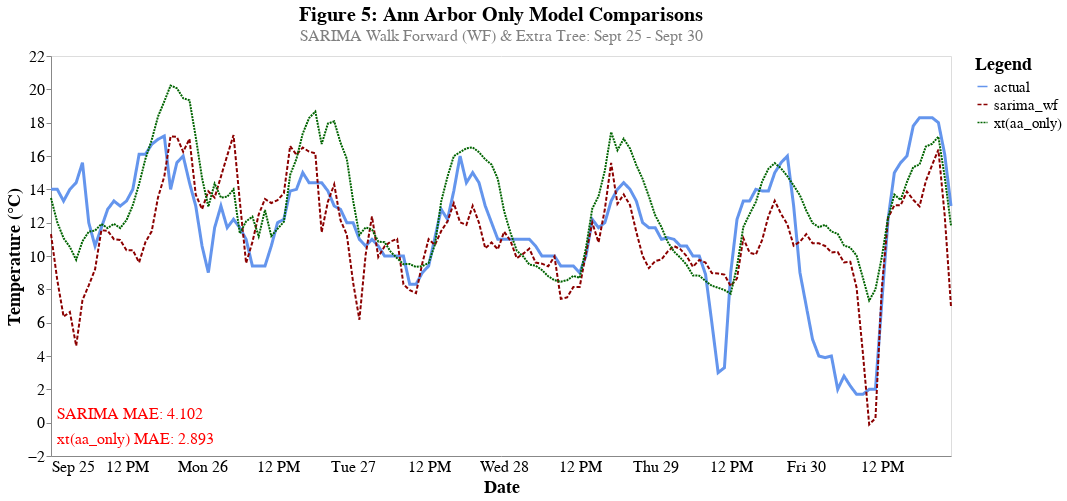

This figure's notebook cell:
### Code cell
domain = ['actual','sarima_wf','xt(aa_only)']
range_ = ['cornflowerblue', 'darkred', 'darkgreen']

aa_models = res_zoom[domain].melt(ignore_index=False)
aa_models.reset_index(inplace=True)
line = alt.Chart(aa_models).mark_line().encode(
    x=alt.X('time:T', axis=alt.Axis(tickSize=0, title='Date')),
    y=alt.Y('value:Q',title='Temperature (°C)'),
    color=alt.Color('variable:N', 
                    legend=alt.Legend(title='Legend'),
                    scale=alt.Scale(domain=domain, range=range_)),
    strokeDash=alt.StrokeDash('variable',legend=None),
    strokeWidth=alt.condition(
        "datum.variable == 'actual'",
        alt.value(3),
        alt.value(2))
)
    
text = alt.Chart({'values':[{'x': '2022-09-25 01:00:00', 'y': .5}]}).mark_text(
    text=f"SARIMA MAE: {mae_dict['sarima_wf']}",
    color='red',
    size=16,
    align='left'
).encode(x='x:T', y='y:Q')

text2 = alt.Chart({'values':[{'x': '2022-09-25 01:00:00', 'y': -1}]}).mark_text(
    text=f"xt(aa_only) MAE: {mae_dict['xt(aa_only)']}",
    color='red',
    size=16,
    align='left'
).encode(x='x:T', y='y:Q')

(line+text+text2).properties(
    height=400,
    width=900,
    title={
      "text": ['Figure 5: Ann Arbor Only Model Comparisons'], 
      "subtitle": ["SARIMA Walk Forward (WF) & Extra Tree: Sept 25 - Sept 30"],
      "color": "black",
      "subtitleColor": "gray"
    }
).configure_axis(
  grid=False,
  labelFontSize=16,
  titleFontSize=18
).configure_legend(
titleFontSize=18,
labelFontSize=15
).configure_title(
    fontSize=20,
    subtitleFontSize=16
)

### Figure 1 — Vega-Lite specification as saved in the notebook (floating-point values rounded to 4 significant figures; data arrays with more than 128 entries replaced by an {"elided": "..."} marker saying what was removed)
{"config": {"view": {"continuousWidth": 400, "continuousHeight": 300}, "axis": {"grid": false, "labelFontSize": 16, "titleFontSize": 18}, "legend": {"labelFontSize": 15, "titleFontSize": 18}, "title": {"fontSize": 20, "subtitleFontSize": 16}}, "layer": [{"data": {"name": "data-a7af7c2edce58353e7e73a3eb272764e"}, "mark": "line", "encoding": {"color": {"field": "variable", "legend": {"title": "Legend"}, "scale": {"domain": ["actual", "sarima_wf", "xt(aa_only)"], "range": ["cornflowerblue", "darkred", "darkgreen"]}, "type": "nominal"}, "strokeDash": {"field": "variable", "legend": null, "type": "nominal"}, "strokeWidth": {"condition": {"value": 3, "test": "datum.variable == 'actual'"}, "value": 2}, "x": {"axis": {"tickSize": 0, "title": "Date"}, "field": "time", "type": "temporal"}, "y": {"field": "value", "title": "Temperature (°C)", "type": "quantitative"}}}, {"data": {"name": "data-5ef255f9ea1afd6c813ee055d7fdb67a"}, "mark": {"type": "text", "align": "left", "color": "red", "size": 16, "text": "SARIMA MAE: 4.102"}, "encoding": {"x": {"field": "x", "type": "temporal"}, "y": {"field": "y", "type": "quantitative"}}}, {"data": {"name": "data-af46672e9b2ce8c4cee0497f50cf9418"}, "mark": {"type": "text", "align": "left", "color": "red", "size": 16, "text": "xt(aa_only) MAE: 2.893"}, "encoding": {"x": {"field": "x", "type": "temporal"}, "y": {"field": "y", "type": "quantitative"}}}], "height": 400, "title": {"text": ["Figure 5: Ann Arbor Only Model Comparisons"], "subtitle": ["SARIMA Walk Forward (WF) & Extra Tree: Sept 25 - Sept 30"], "color": "black", "subtitleColor": "gray"}, "width": 900, "$schema": "https://vega.github.io/schema/vega-lite/v4.17.0.json", "datasets": {"data-a7af7c2edce58353e7e73a3eb272764e": {"elided": "432 records"}, "data-5ef255f9ea1afd6c813ee055d7fdb67a": [{"x": "2022-09-25 01:00:00", "y": 0.5}], "data-af46672e9b2ce8c4cee0497f50cf9418": [{"x": "2022-09-25 01:00:00", "y": -1}]}}
